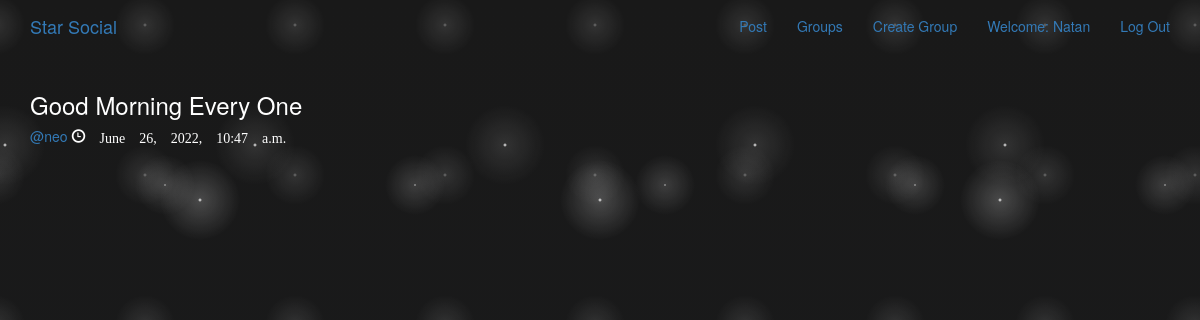
The app's page /posts/by/neo/2/ (signed in) with its own data.
### posts/models.py (models this page shows, shortened)
class Post(models.Model):
    user=models.ForeignKey(User,related_name='posts',on_delete=models.CASCADE)
    created_at=models.DateTimeField(auto_now=True)
    message = models.TextField()
    message_html = models.TextField(editable=False)
    group=models.ForeignKey(Group,related_name='posts',null=True,blank=True,on_delete=models.CASCADE)
    class Meta:
        ordering =['-created_at']
        unique_together =['user','message']

### posts/views.py (the view)
# urls.py: url(r'by/(?P<username>[-\w]+)/(?P<pk>\d+)/$',views.PostDetail.as_view(),name='single'),
class PostDetail(SelectRelatedMixin,generic.DetailView):
    model=models.Post
    select_related = ('user','group')
    def get_queryset(self):
        queryset= super().get_queryset()
        return queryset.filter(user__username__iexact=self.kwargs.get('username'))

### posts/templates/posts/post_detail.html
{% extends 'posts/post_base.html' %}
{% block post_content %}
    <div class="col-md-8">
        {% include 'posts/_post.html'  %}
    </div>
{% endblock post_content %}

### templates/base.html (shortened to what this page needs)
<!DOCTYPE html>
{% load static %}
{% load bootstrap3 %}
<html>
    <head>
        <link rel="stylesheet" href="{% static 'css/master.css' %}">
        <link rel="stylesheet" href="https://cdn.jsdelivr.net/npm/bootstrap@3.4.1/dist/css/bootstrap.min.css">
    </head>
    <body>
        <article id="city">
        <section class="sky">
        <nav class="navbar mynav" role='navigation' id='navbar'>
            <div class="container">
                <a class="navbar-brand mynav" href="{% url 'home' %}">Star Social</a>
                <ul class='nav navbar-nav navbar-right'>
                    {% if user.is_authenticated %}
                        <li><a href="{% url 'posts:create' %}">Post</a></li>
                        <li><a href="{% url 'groups:all' %}">Groups</a></li>
                        <li><a href="{% url 'groups:create' %}">Create Group</a></li>
                        <li><a href="{% url 'posts:for_user' username=user.username %}">Welcome: {{user.username}}</a></li>
                        <li><a href="{% url 'accounts:logout' %}">Log Out</a></li>
                        {% else %}
                        <li><a href="{% url 'groups:all' %}">Groups</a></li>
                        <li><a href="{% url 'accounts:login' %}">Login</a></li>
                        <li><a href="{% url 'accounts:signup' %}">Sign Up</a></li>
                    {% endif %}
                </ul>
            </div>
        </nav>
        <div class="container mycontent">
            {% block content %}
              {% endblock content %}
        </div>
        </section>
       </article>
    </body>
</html>

### posts/templates/posts/_post.html (shortened to what this page needs)
<div class='post media'>
    <h3>{{post.message_html|safe}}</h3>
    <div class='media-body'>
       <h5 class="media-heading">
        <span class="username">
        <a href="{% url 'posts:for_user' username=post.user.username %}">
            @{{post.user.username}}
        </a>
        </span>
        <time class='glyphicon glyphicon-time' >
            {{post.created_at}}
       </time>
       </h5>
    </div>
</div>

### static/css/master.css (style rules this page uses)
body { background: #222; padding: 0px; margin: 0px; overflow:scroll; height: 100%; width: 100%; color: floralwhite; }
#city { background: linear-gradient(rgba(0, 0, 0, .9), rgba(0, 32, 90, .8)); position: absolute; top: 0; left: 0; width: 100%; height: 300%; overflow: hidden; }
.sky { overflow:hidden; width: 100%; height: 100%; position: absolute; top: 0; left: 0; background-image: radial-gradient(white, rgba(255, 255, 255, .2) 2px, transparent 40px), radial-gradient(white, rgba(255, 255, 255, .15) 1px, transparent 30px), radial-gradient(white, rgba(255, 255, 255, .1) 2px, transparent 40px), radial-gradient(rgba(255, 255, 255, .4), rgba(255, 255, 255, .1) 2px, transparent 30px); background-size: 400px 400px, 250px 250px, 250px 250px, 150px 150px; background-position: 0 0, 40px 60px, 130px 270px, 70px 100px; animation: slide 3s linear infinite; }
.mycontent { color: white; overflow:visible; }

### records on screen
Post: message_html "Good Morning Every One", user.username "neo", created_at "June 26, 2022, 10:47 a.m."

### other values on screen
{{ user.username }} "Natan"
